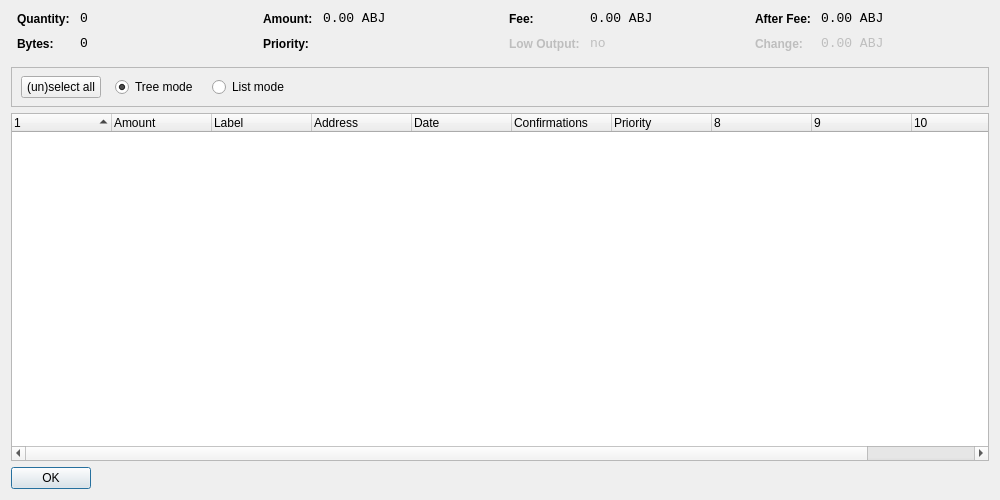
<?xml version="1.0" encoding="UTF-8"?>
<ui version="4.0">
 <class>CoinControlDialog</class>
 <widget class="QDialog" name="CoinControlDialog">
  <property name="geometry">
   <rect>
    <x>0</x>
    <y>0</y>
    <width>1000</width>
    <height>500</height>
   </rect>
  </property>
  <property name="windowTitle">
   <string>Coin Control</string>
  </property>
  <layout class="QVBoxLayout" name="verticalLayout">
   <item>
    <layout class="QHBoxLayout" name="horizontalLayoutTop" stretch="0,0,0,0">
     <property name="topMargin">
      <number>0</number>
     </property>
     <property name="bottomMargin">
      <number>10</number>
     </property>
     <item>
      <layout class="QFormLayout" name="formLayoutCoinControl1">
       <property name="horizontalSpacing">
        <number>10</number>
       </property>
       <property name="verticalSpacing">
        <number>10</number>
       </property>
       <property name="leftMargin">
        <number>6</number>
       </property>
       <property name="rightMargin">
        <number>6</number>
       </property>
       <item row="0" column="0">
        <widget class="QLabel" name="labelCoinControlQuantityText">
         <property name="styleSheet">
          <string notr="true">font-weight:bold;</string>
         </property>
         <property name="text">
          <string>Quantity:</string>
         </property>
        </widget>
       </item>
       <item row="0" column="1">
        <widget class="QLabel" name="labelCoinControlQuantity">
         <property name="font">
          <font>
           <family>Monospace</family>
           <pointsize>10</pointsize>
          </font>
         </property>
         <property name="cursor">
          <cursorShape>IBeamCursor</cursorShape>
         </property>
         <property name="contextMenuPolicy">
          <enum>Qt::ActionsContextMenu</enum>
         </property>
         <property name="text">
          <string notr="true">0</string>
         </property>
         <property name="textInteractionFlags">
          <set>Qt::LinksAccessibleByMouse|Qt::TextSelectableByKeyboard|Qt::TextSelectableByMouse</set>
         </property>
        </widget>
       </item>
       <item row="1" column="0">
        <widget class="QLabel" name="labelCoinControlBytesText">
         <property name="styleSheet">
          <string notr="true">font-weight:bold;</string>
         </property>
         <property name="text">
          <string>Bytes:</string>
         </property>
        </widget>
       </item>
       <item row="1" column="1">
        <widget class="QLabel" name="labelCoinControlBytes">
         <property name="font">
          <font>
           <family>Monospace</family>
           <pointsize>10</pointsize>
          </font>
         </property>
         <property name="cursor">
          <cursorShape>IBeamCursor</cursorShape>
         </property>
         <property name="contextMenuPolicy">
          <enum>Qt::ActionsContextMenu</enum>
         </property>
         <property name="text">
          <string notr="true">0</string>
         </property>
         <property name="textInteractionFlags">
          <set>Qt::LinksAccessibleByMouse|Qt::TextSelectableByKeyboard|Qt::TextSelectableByMouse</set>
         </property>
        </widget>
       </item>
      </layout>
     </item>
     <item>
      <layout class="QFormLayout" name="formLayoutCoinControl2">
       <property name="horizontalSpacing">
        <number>10</number>
       </property>
       <property name="verticalSpacing">
        <number>10</number>
       </property>
       <property name="leftMargin">
        <number>6</number>
       </property>
       <property name="rightMargin">
        <number>6</number>
       </property>
       <item row="0" column="0">
        <widget class="QLabel" name="labelCoinControlAmountText">
         <property name="styleSheet">
          <string notr="true">font-weight:bold;</string>
         </property>
         <property name="text">
          <string>Amount:</string>
         </property>
        </widget>
       </item>
       <item row="0" column="1">
        <widget class="QLabel" name="labelCoinControlAmount">
         <property name="font">
          <font>
           <family>Monospace</family>
           <pointsize>10</pointsize>
          </font>
         </property>
         <property name="cursor">
          <cursorShape>IBeamCursor</cursorShape>
         </property>
         <property name="contextMenuPolicy">
          <enum>Qt::ActionsContextMenu</enum>
         </property>
         <property name="text">
          <string notr="true">0.00 ABJ</string>
         </property>
         <property name="textInteractionFlags">
          <set>Qt::LinksAccessibleByMouse|Qt::TextSelectableByKeyboard|Qt::TextSelectableByMouse</set>
         </property>
        </widget>
       </item>
       <item row="1" column="0">
        <widget class="QLabel" name="labelCoinControlPriorityText">
         <property name="styleSheet">
          <string notr="true">font-weight:bold;</string>
         </property>
         <property name="text">
          <string>Priority:</string>
         </property>
        </widget>
       </item>
       <item row="1" column="1">
        <widget class="QLabel" name="labelCoinControlPriority">
         <property name="font">
          <font>
           <family>Monospace</family>
           <pointsize>10</pointsize>
          </font>
         </property>
         <property name="cursor">
          <cursorShape>IBeamCursor</cursorShape>
         </property>
         <property name="contextMenuPolicy">
          <enum>Qt::ActionsContextMenu</enum>
         </property>
         <property name="text">
          <string/>
         </property>
         <property name="textInteractionFlags">
          <set>Qt::LinksAccessibleByMouse|Qt::TextSelectableByKeyboard|Qt::TextSelectableByMouse</set>
         </property>
        </widget>
       </item>
      </layout>
     </item>
     <item>
      <layout class="QFormLayout" name="formLayoutCoinControl3">
       <property name="horizontalSpacing">
        <number>10</number>
       </property>
       <property name="verticalSpacing">
        <number>10</number>
       </property>
       <property name="leftMargin">
        <number>6</number>
       </property>
       <property name="rightMargin">
        <number>6</number>
       </property>
       <item row="0" column="0">
        <widget class="QLabel" name="labelCoinControlFeeText">
         <property name="styleSheet">
          <string notr="true">font-weight:bold;</string>
         </property>
         <property name="text">
          <string>Fee:</string>
         </property>
        </widget>
       </item>
       <item row="0" column="1">
        <widget class="QLabel" name="labelCoinControlFee">
         <property name="font">
          <font>
           <family>Monospace</family>
           <pointsize>10</pointsize>
          </font>
         </property>
         <property name="cursor">
          <cursorShape>IBeamCursor</cursorShape>
         </property>
         <property name="contextMenuPolicy">
          <enum>Qt::ActionsContextMenu</enum>
         </property>
         <property name="text">
          <string notr="true">0.00 ABJ</string>
         </property>
         <property name="textInteractionFlags">
          <set>Qt::LinksAccessibleByMouse|Qt::TextSelectableByKeyboard|Qt::TextSelectableByMouse</set>
         </property>
        </widget>
       </item>
       <item row="1" column="0">
        <widget class="QLabel" name="labelCoinControlLowOutputText">
         <property name="enabled">
          <bool>false</bool>
         </property>
         <property name="styleSheet">
          <string notr="true">font-weight:bold;</string>
         </property>
         <property name="text">
          <string>Low Output:</string>
         </property>
        </widget>
       </item>
       <item row="1" column="1">
        <widget class="QLabel" name="labelCoinControlLowOutput">
         <property name="enabled">
          <bool>false</bool>
         </property>
         <property name="font">
          <font>
           <family>Monospace</family>
           <pointsize>10</pointsize>
          </font>
         </property>
         <property name="cursor">
          <cursorShape>IBeamCursor</cursorShape>
         </property>
         <property name="contextMenuPolicy">
          <enum>Qt::ActionsContextMenu</enum>
         </property>
         <property name="text">
          <string notr="true">no</string>
         </property>
         <property name="textInteractionFlags">
          <set>Qt::LinksAccessibleByMouse|Qt::TextSelectableByKeyboard|Qt::TextSelectableByMouse</set>
         </property>
        </widget>
       </item>
      </layout>
     </item>
     <item>
      <layout class="QFormLayout" name="formLayoutCoinControl4">
       <property name="horizontalSpacing">
        <number>10</number>
       </property>
       <property name="verticalSpacing">
        <number>10</number>
       </property>
       <property name="leftMargin">
        <number>6</number>
       </property>
       <property name="rightMargin">
        <number>6</number>
       </property>
       <item row="0" column="0">
        <widget class="QLabel" name="labelCoinControlAfterFeeText">
         <property name="styleSheet">
          <string notr="true">font-weight:bold;</string>
         </property>
         <property name="text">
          <string>After Fee:</string>
         </property>
        </widget>
       </item>
       <item row="0" column="1">
        <widget class="QLabel" name="labelCoinControlAfterFee">
         <property name="font">
          <font>
           <family>Monospace</family>
           <pointsize>10</pointsize>
          </font>
         </property>
         <property name="cursor">
          <cursorShape>IBeamCursor</cursorShape>
         </property>
         <property name="contextMenuPolicy">
          <enum>Qt::ActionsContextMenu</enum>
         </property>
         <property name="text">
          <string notr="true">0.00 ABJ</string>
         </property>
         <property name="textInteractionFlags">
          <set>Qt::LinksAccessibleByMouse|Qt::TextSelectableByKeyboard|Qt::TextSelectableByMouse</set>
         </property>
        </widget>
       </item>
       <item row="1" column="0">
        <widget class="QLabel" name="labelCoinControlChangeText">
         <property name="enabled">
          <bool>false</bool>
         </property>
         <property name="styleSheet">
          <string notr="true">font-weight:bold;</string>
         </property>
         <property name="text">
          <string>Change:</string>
         </property>
        </widget>
       </item>
       <item row="1" column="1">
        <widget class="QLabel" name="labelCoinControlChange">
         <property name="enabled">
          <bool>false</bool>
         </property>
         <property name="font">
          <font>
           <family>Monospace</family>
           <pointsize>10</pointsize>
          </font>
         </property>
         <property name="cursor">
          <cursorShape>IBeamCursor</cursorShape>
         </property>
         <property name="contextMenuPolicy">
          <enum>Qt::ActionsContextMenu</enum>
         </property>
         <property name="text">
          <string notr="true">0.00 ABJ</string>
         </property>
         <property name="textInteractionFlags">
          <set>Qt::LinksAccessibleByMouse|Qt::TextSelectableByKeyboard|Qt::TextSelectableByMouse</set>
         </property>
        </widget>
       </item>
      </layout>
     </item>
    </layout>
   </item>
   <item>
    <widget class="QFrame" name="frame">
     <property name="minimumSize">
      <size>
       <width>0</width>
       <height>40</height>
      </size>
     </property>
     <property name="frameShape">
      <enum>QFrame::StyledPanel</enum>
     </property>
     <property name="frameShadow">
      <enum>QFrame::Sunken</enum>
     </property>
     <widget class="QWidget" name="horizontalLayoutWidget">
      <property name="geometry">
       <rect>
        <x>10</x>
        <y>0</y>
        <width>781</width>
        <height>41</height>
       </rect>
      </property>
      <layout class="QHBoxLayout" name="horizontalLayoutPanel" stretch="0,0,0,0,0">
       <property name="spacing">
        <number>14</number>
       </property>
       <item>
        <widget class="QPushButton" name="pushButtonSelectAll">
         <property name="sizePolicy">
          <sizepolicy hsizetype="Maximum" vsizetype="Fixed">
           <horstretch>0</horstretch>
           <verstretch>0</verstretch>
          </sizepolicy>
         </property>
         <property name="text">
          <string>(un)select all</string>
         </property>
        </widget>
       </item>
       <item>
        <widget class="QRadioButton" name="radioTreeMode">
         <property name="sizePolicy">
          <sizepolicy hsizetype="Maximum" vsizetype="Fixed">
           <horstretch>0</horstretch>
           <verstretch>0</verstretch>
          </sizepolicy>
         </property>
         <property name="text">
          <string>Tree mode</string>
         </property>
         <property name="checked">
          <bool>true</bool>
         </property>
        </widget>
       </item>
       <item>
        <widget class="QRadioButton" name="radioListMode">
         <property name="sizePolicy">
          <sizepolicy hsizetype="Maximum" vsizetype="Fixed">
           <horstretch>0</horstretch>
           <verstretch>0</verstretch>
          </sizepolicy>
         </property>
         <property name="text">
          <string>List mode</string>
         </property>
        </widget>
       </item>
       <item>
        <spacer name="horizontalSpacer">
         <property name="orientation">
          <enum>Qt::Horizontal</enum>
         </property>
         <property name="sizeHint" stdset="0">
          <size>
           <width>40</width>
           <height>20</height>
          </size>
         </property>
        </spacer>
       </item>
      </layout>
     </widget>
    </widget>
   </item>
   <item>
    <widget class="CoinControlTreeWidget" name="treeWidget">
     <property name="contextMenuPolicy">
      <enum>Qt::CustomContextMenu</enum>
     </property>
     <property name="sortingEnabled">
      <bool>false</bool>
     </property>
     <property name="columnCount">
      <number>11</number>
     </property>
     <attribute name="headerShowSortIndicator" stdset="0">
      <bool>true</bool>
     </attribute>
     <attribute name="headerStretchLastSection">
      <bool>false</bool>
     </attribute>
     <column>
      <property name="text">
       <string/>
      </property>
     </column>
     <column>
      <property name="text">
       <string>Amount</string>
      </property>
     </column>
     <column>
      <property name="text">
       <string>Label</string>
      </property>
     </column>
     <column>
      <property name="text">
       <string>Address</string>
      </property>
     </column>
     <column>
      <property name="text">
       <string>Date</string>
      </property>
     </column>
     <column>
      <property name="text">
       <string>Confirmations</string>
      </property>
      <property name="toolTip">
       <string>Confirmed</string>
      </property>
     </column>
     <column>
      <property name="text">
       <string>Priority</string>
      </property>
     </column>
     <column>
      <property name="text">
       <string/>
      </property>
     </column>
     <column>
      <property name="text">
       <string/>
      </property>
     </column>
     <column>
      <property name="text">
       <string/>
      </property>
     </column>
     <column>
      <property name="text">
       <string/>
      </property>
     </column>
    </widget>
   </item>
   <item>
    <widget class="QDialogButtonBox" name="buttonBox">
     <property name="sizePolicy">
      <sizepolicy hsizetype="Maximum" vsizetype="Fixed">
       <horstretch>0</horstretch>
       <verstretch>0</verstretch>
      </sizepolicy>
     </property>
     <property name="orientation">
      <enum>Qt::Horizontal</enum>
     </property>
     <property name="standardButtons">
      <set>QDialogButtonBox::Ok</set>
     </property>
    </widget>
   </item>
  </layout>
 </widget>
 <customwidgets>
  <customwidget>
   <class>CoinControlTreeWidget</class>
   <extends>QTreeWidget</extends>
   <header>coincontroltreewidget.h</header>
  </customwidget>
 </customwidgets>
 <resources/>
 <connections/>
</ui>
